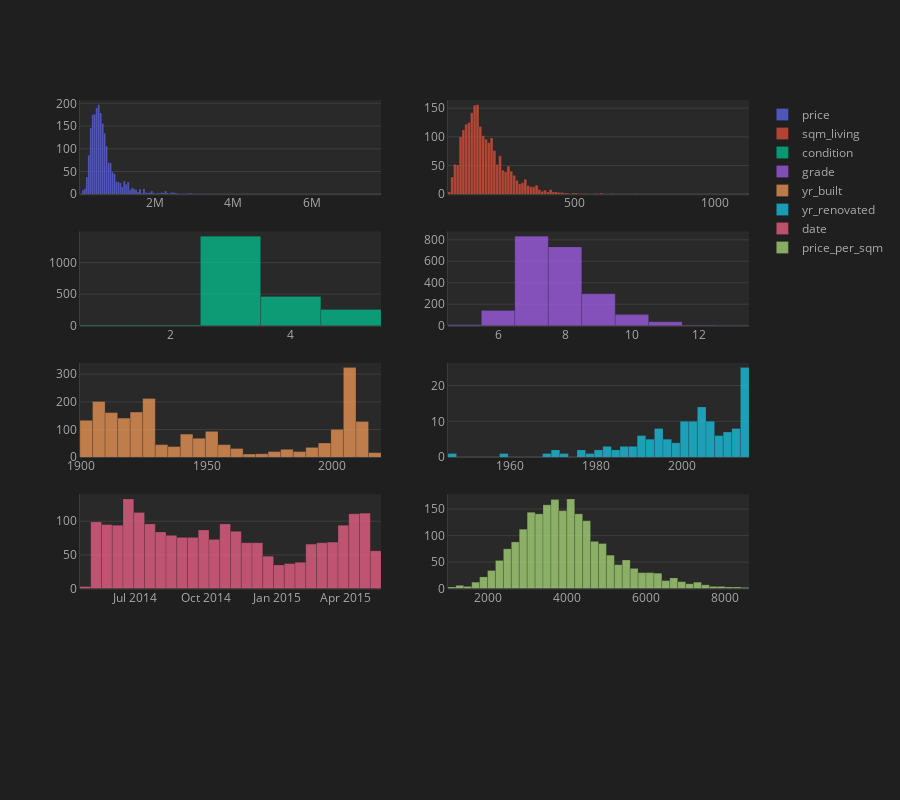

The notebook cell saved with this chart:
### Code cell
# house_id	bedrooms	bathrooms	floors	sqm_living	sqm_above	sqm_basement	sqm_lot	waterfront	view	condition	grade	yr_built	yr_renovated	zipcode	lat	long	sqm_living15	sqm_lot15	date	price
def get_coords(rows, columns):
    coords_list = [[row, col] for row in range(1, rows+1) for col in range(1, columns+1)]
    return coords_list

def histogram_this(lst,pos):
    for i in range(len(lst)):
        fig.add_trace(go.Histogram(
                        x=df[lst[i]],
                        name=f'{lst[i]}'),
                        pos[i][0],pos[i][1]                        
                        )
        
figrows, figcols = 5,2
subplot_lst = ['price','sqm_living','condition','grade','yr_built','yr_renovated','date','price_per_sqm']
subplot_pos = get_coords(figrows,figcols)

fig = make_subplots(rows=figrows, cols=figcols)
histogram_this(subplot_lst,subplot_pos)
fig.update_layout(
    plot_bgcolor='#292929',
    paper_bgcolor='#1F1F1F',
    font_color='#A8A8A8',
    height=800)
fig.update_traces(marker_line_color='#1F1F1F',
                  marker_line_width=0.2, opacity=0.7,
                  )
fig.update_xaxes(showline=False, zerolinecolor='#1F1F1F', linecolor='#3D3D3D')
fig.update_yaxes(zerolinecolor='#3D3D3D', linecolor='#3D3D3D', gridcolor='#3D3D3D')
fig.show()

### Figure 1 — Plotly figure (JSON) as saved in the notebook; plotly's stock layout.template omitted (floating-point values rounded to 4 significant figures; data arrays with more than 128 entries replaced by an {"elided": "..."} marker saying what was removed)
{"data": [{"marker": {"line": {"color": "#1F1F1F", "width": 0.2}}, "name": "price", "opacity": 0.7, "type": "histogram", "x": {"elided": "2160 int values"}, "xaxis": "x", "yaxis": "y"}, {"marker": {"line": {"color": "#1F1F1F", "width": 0.2}}, "name": "sqm_living", "opacity": 0.7, "type": "histogram", "x": {"elided": "2160 float values"}, "xaxis": "x2", "yaxis": "y2"}, {"marker": {"line": {"color": "#1F1F1F", "width": 0.2}}, "name": "condition", "opacity": 0.7, "type": "histogram", "x": {"elided": "2160 int values"}, "xaxis": "x3", "yaxis": "y3"}, {"marker": {"line": {"color": "#1F1F1F", "width": 0.2}}, "name": "grade", "opacity": 0.7, "type": "histogram", "x": {"elided": "2160 int values"}, "xaxis": "x4", "yaxis": "y4"}, {"marker": {"line": {"color": "#1F1F1F", "width": 0.2}}, "name": "yr_built", "opacity": 0.7, "type": "histogram", "x": {"elided": "2160 str values"}, "xaxis": "x5", "yaxis": "y5"}, {"marker": {"line": {"color": "#1F1F1F", "width": 0.2}}, "name": "yr_renovated", "opacity": 0.7, "type": "histogram", "x": {"elided": "2160 str values"}, "xaxis": "x6", "yaxis": "y6"}, {"marker": {"line": {"color": "#1F1F1F", "width": 0.2}}, "name": "date", "opacity": 0.7, "type": "histogram", "x": {"elided": "2160 str values"}, "xaxis": "x7", "yaxis": "y7"}, {"marker": {"line": {"color": "#1F1F1F", "width": 0.2}}, "name": "price_per_sqm", "opacity": 0.7, "type": "histogram", "x": {"elided": "2160 float values"}, "xaxis": "x8", "yaxis": "y8"}], "layout": {"font": {"color": "#A8A8A8"}, "height": 800, "paper_bgcolor": "#1F1F1F", "plot_bgcolor": "#292929", "xaxis": {"anchor": "y", "domain": [0, 0.45], "linecolor": "#3D3D3D", "showline": false, "zerolinecolor": "#1F1F1F"}, "xaxis10": {"anchor": "y10", "domain": [0.55, 1], "linecolor": "#3D3D3D", "showline": false, "zerolinecolor": "#1F1F1F"}, "xaxis2": {"anchor": "y2", "domain": [0.55, 1], "linecolor": "#3D3D3D", "showline": false, "zerolinecolor": "#1F1F1F"}, "xaxis3": {"anchor": "y3", "domain": [0, 0.45], "linecolor": "#3D3D3D", "showline": false, "zerolinecolor": "#1F1F1F"}, "xaxis4": {"anchor": "y4", "domain": [0.55, 1], "linecolor": "#3D3D3D", "showline": false, "zerolinecolor": "#1F1F1F"}, "xaxis5": {"anchor": "y5", "domain": [0, 0.45], "linecolor": "#3D3D3D", "showline": false, "zerolinecolor": "#1F1F1F"}, "xaxis6": {"anchor": "y6", "domain": [0.55, 1], "linecolor": "#3D3D3D", "showline": false, "zerolinecolor": "#1F1F1F"}, "xaxis7": {"anchor": "y7", "domain": [0, 0.45], "linecolor": "#3D3D3D", "showline": false, "zerolinecolor": "#1F1F1F"}, "xaxis8": {"anchor": "y8", "domain": [0.55, 1], "linecolor": "#3D3D3D", "showline": false, "zerolinecolor": "#1F1F1F"}, "xaxis9": {"anchor": "y9", "domain": [0, 0.45], "linecolor": "#3D3D3D", "showline": false, "zerolinecolor": "#1F1F1F"}, "yaxis": {"anchor": "x", "domain": [0.848, 1], "gridcolor": "#3D3D3D", "linecolor": "#3D3D3D", "zerolinecolor": "#3D3D3D"}, "yaxis10": {"anchor": "x10", "domain": [0, 0.152], "gridcolor": "#3D3D3D", "linecolor": "#3D3D3D", "zerolinecolor": "#3D3D3D"}, "yaxis2": {"anchor": "x2", "domain": [0.848, 1], "gridcolor": "#3D3D3D", "linecolor": "#3D3D3D", "zerolinecolor": "#3D3D3D"}, "yaxis3": {"anchor": "x3", "domain": [0.636, 0.788], "gridcolor": "#3D3D3D", "linecolor": "#3D3D3D", "zerolinecolor": "#3D3D3D"}, "yaxis4": {"anchor": "x4", "domain": [0.636, 0.788], "gridcolor": "#3D3D3D", "linecolor": "#3D3D3D", "zerolinecolor": "#3D3D3D"}, "yaxis5": {"anchor": "x5", "domain": [0.424, 0.576], "gridcolor": "#3D3D3D", "linecolor": "#3D3D3D", "zerolinecolor": "#3D3D3D"}, "yaxis6": {"anchor": "x6", "domain": [0.424, 0.576], "gridcolor": "#3D3D3D", "linecolor": "#3D3D3D", "zerolinecolor": "#3D3D3D"}, "yaxis7": {"anchor": "x7", "domain": [0.212, 0.364], "gridcolor": "#3D3D3D", "linecolor": "#3D3D3D", "zerolinecolor": "#3D3D3D"}, "yaxis8": {"anchor": "x8", "domain": [0.212, 0.364], "gridcolor": "#3D3D3D", "linecolor": "#3D3D3D", "zerolinecolor": "#3D3D3D"}, "yaxis9": {"anchor": "x9", "domain": [0, 0.152], "gridcolor": "#3D3D3D", "linecolor": "#3D3D3D", "zerolinecolor": "#3D3D3D"}}}
